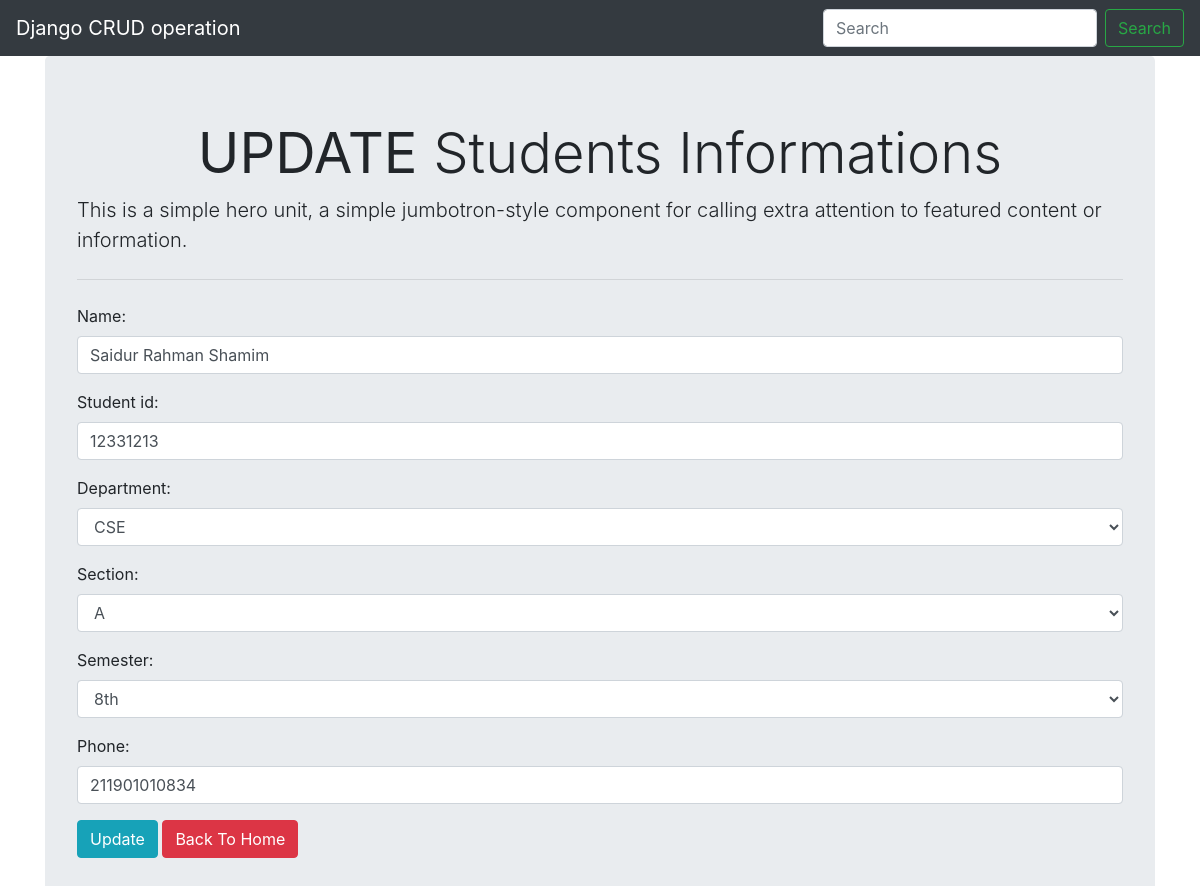
Screenshot of /update/2 with the database file from the repository.
### studentsinfo/models.py (models this page shows, shortened)
class Student(models.Model):
    name = models.CharField(max_length=20)
    student_id = models.IntegerField(default=0, blank=False, null=False)
    department = models.ForeignKey(Department, on_delete=models.CASCADE)
    section = models.ForeignKey(Section,on_delete=models.CASCADE)
    semester = models.ForeignKey(Semester, on_delete=models.CASCADE)
    phone = models.CharField(max_length=15)

class Department(models.Model):
    name = models.CharField(max_length=20)
    def __str__(self):
        return self.name

class Section(models.Model):
    name = models.CharField(max_length=5)
    def __str__(self):
        return self.name

class Semester(models.Model):
    name = models.CharField(max_length=15)
    def __str__(self):
        return self.name

### studentsinfo/views.py (the view)
# urls.py: path('update/<int:id>', views.update, name="update"),
def update(request,id):
    file = Student.objects.get(id=id)
    if request.method == 'POST':
        form = StudentForm(request.POST, instance=file)
        if form.is_valid():
            form.save()
            messages.success(request, 'Profile Updated.')
            return redirect('/')
    else:
        form=StudentForm(instance=file)
    return render(request, 'update.html', {'form':form})

### studentsinfo/forms.py
class StudentForm(ModelForm):
    class Meta:
        model = Student
        fields = ('name','student_id', 'department', 'section','semester', 'phone')
        widgets ={
            'name' : forms.TextInput(attrs={'class':'form-control'}),
            'student_id' : forms.TextInput(attrs={'class':'form-control'}),
            'department' : forms.Select(attrs={'class':'form-control'}),
            'section' : forms.Select(attrs={'class':'form-control'}),
            'semester' : forms.Select(attrs={'class':'form-control'}),
            'phone' : forms.TextInput(attrs={'class':'form-control'}),
        }

### templates/update.html (shortened to what this page needs)
{% extends 'base.html' %}
{% block heading %}
<h3 class="display-4 text-center" ><b>UPDATE</b> Students Informations</h3>
{% endblock heading %}
{% block content %}
<form action="" method="post">
    {{form.as_p}}
    <button type="submit" class="btn btn-info" >Update</button>
    <a href="{% url 'allstudent'%}" class="btn btn-danger">Back To Home</a>
</form>
{% endblock content %}

### rows the page displays
Student: name "Saidur Rahman Shamim", student_id "12331213", department "CSE", section "A", semester "8th", phone "211901010834"
